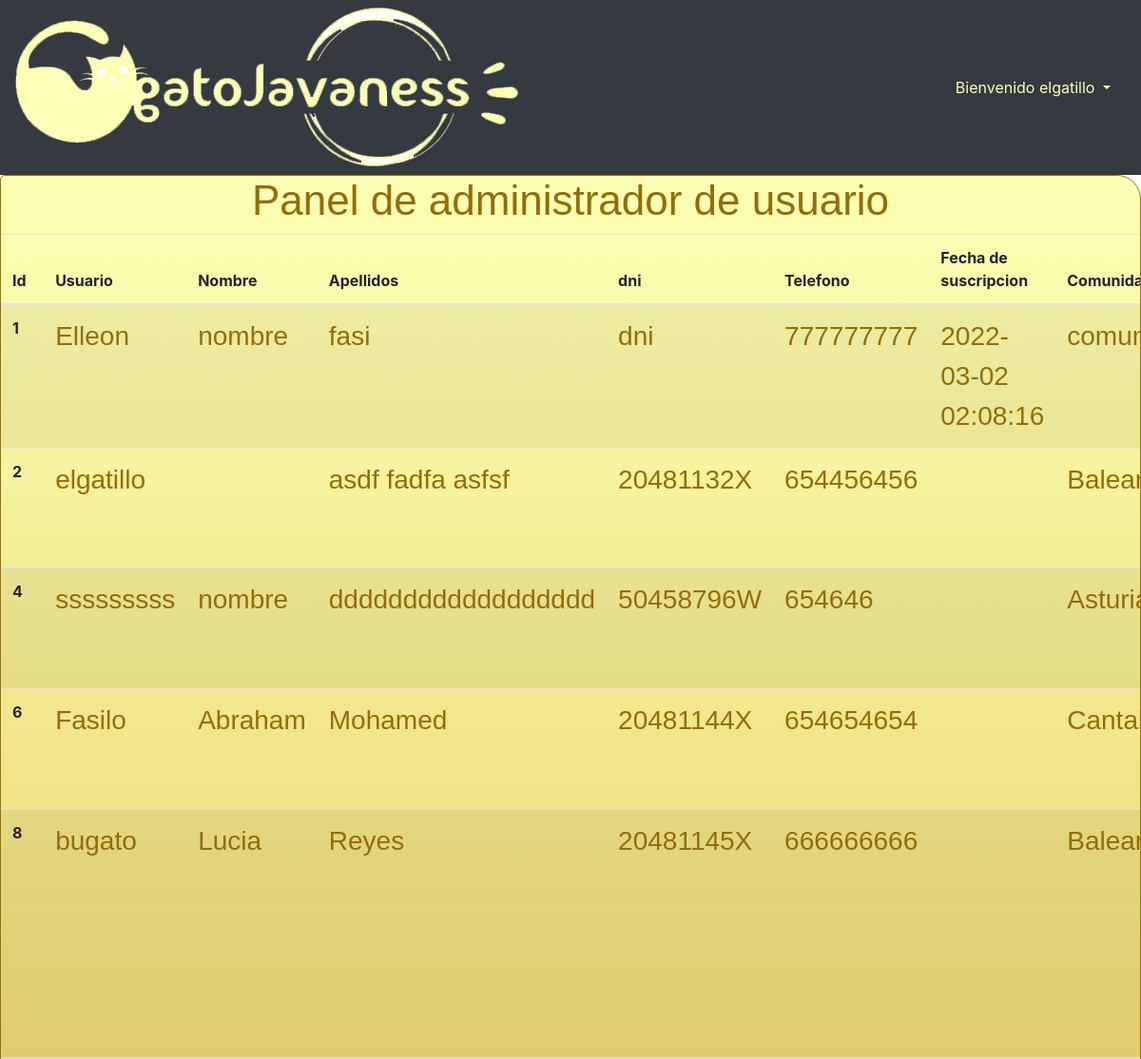
Before: /Codigo/adminUsuario.php (signed in, upper part) with the older database file.
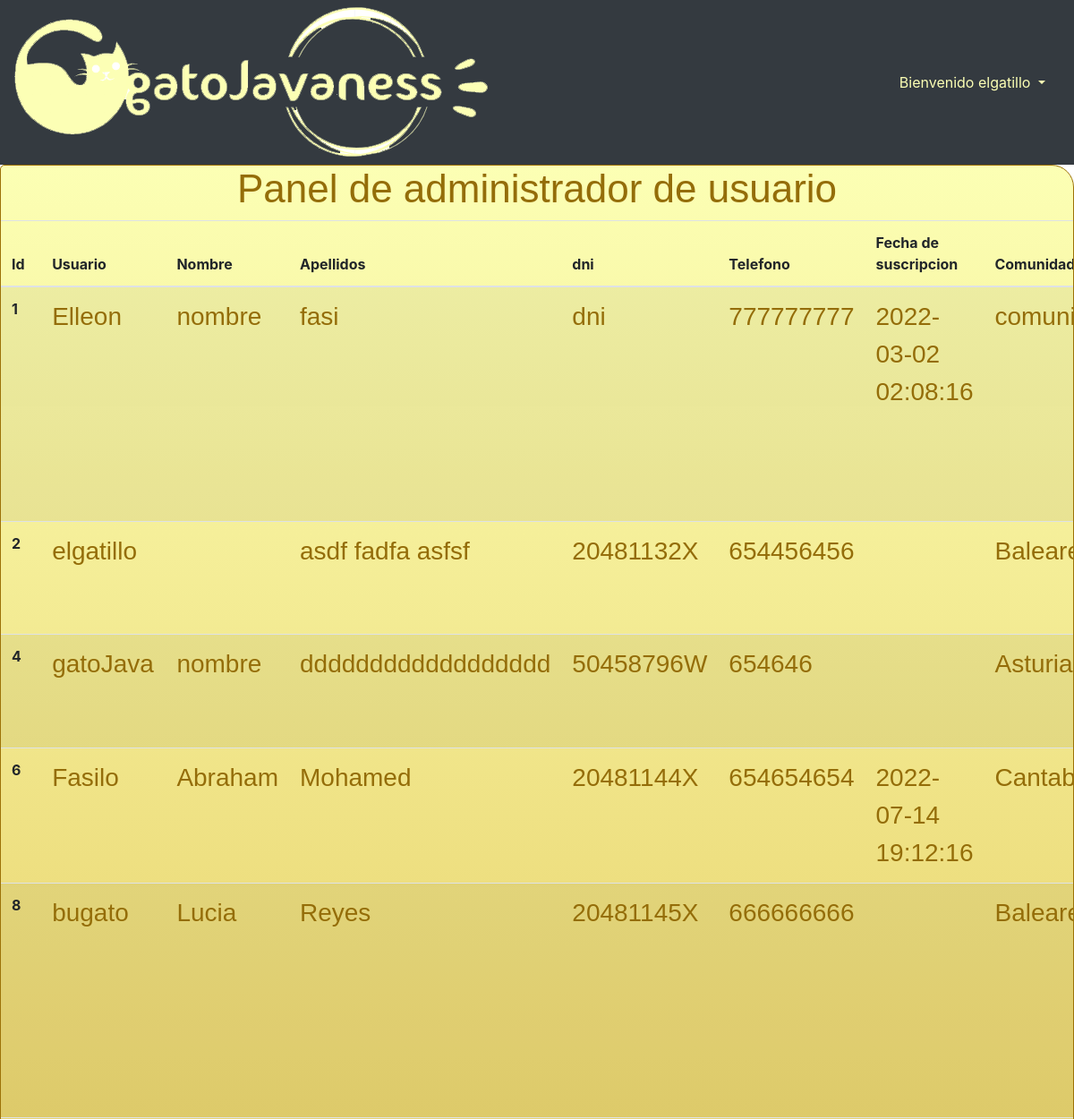
After: the same page with the newer database file.
### tables this page shows
CREATE TABLE `usuario` (
  `idUsuario` int(11) NOT NULL,
  `nombre` varchar(40) DEFAULT NULL,
  `apellidos` varchar(80) DEFAULT NULL,
  `usuario` varchar(50) DEFAULT NULL,
  `pass` varchar(40) DEFAULT NULL,
  `dni` varchar(9) NOT NULL,
  `direccion` varchar(80) DEFAULT NULL,
  `comunidad` varchar(30) DEFAULT NULL,
  `provincia` varchar(30) DEFAULT NULL,
  `cp` varchar(5) DEFAULT NULL,
  `Rol` varchar(15) DEFAULT NULL,
  `gmail` varchar(50) DEFAULT NULL,
  `telefono` varchar(9) DEFAULT NULL,
  `fechaSuscripcion` datetime DEFAULT NULL,
  `banner` datetime DEFAULT NULL,
  `perBanned` int(1) DEFAULT NULL
);

### Codigo/BD/DAOUsuario.php (called while the page is built, shortened)
<?php
function consultaUsuarios($conexion){
    $consulta = "Select * from usuario";
    $resultado = mysqli_query($conexion,$consulta);
    return $resultado;
}
?>

### Codigo/adminUsuario.php (the view, shortened to what this page needs)
<?php
require 'BD/ConectorBD.php';
require 'BD/DAOUsuario.php';
$conexion=conectar(false);
?>
<!DOCTYPE html>
<html lang="es">
<head>
    <link rel="stylesheet" href="https://cdn.jsdelivr.net/npm/bootstrap@4.6.0/dist/css/bootstrap.min.css">
    <link rel="stylesheet" href="https://use.fontawesome.com/releases/v5.8.1/css/all.css">
</head>
<body>
<?php   include 'partes/nav.php';
    ?>
<div class="container-fluid forms">
    <div class="row"><h1 class="text-center col-12">Panel de administrador de usuario</h1></div>
        <div class=row>
            <table class="table table-responsive table-striped">
                <thead>
                    <tr>
                    <th scope="col">Id</th>
                    <th scope="col">Usuario</th>
                    <th scope="col">Nombre</th>
                    <th scope="col">Apellidos</th>
                    <th scope="col">dni</th>
                    <th scope="col">Telefono</th>
                    <th scope="col">Fecha de suscripcion</th>
                    <th scope="col">Comunidad</th>
                    </tr>
                </thead>
                <tbody>
                    <?php
                        $usuarios=consultaUsuarios($conexion);
                        While($usu=mysqli_fetch_assoc($usuarios)){
                    ?>
                    <tr>
                    <th scope="row"><?php echo $usu['idUsuario']; ?></th>
                    <td><?php echo $usu['usuario']; ?></td>
                    <td><?php echo $usu['nombre']; ?></td>
                    <td><?php echo $usu['apellidos']; ?></td>
                    <td><?php echo $usu['dni']; ?></td>
                    <td><?php echo $usu['telefono']; ?></td>
                    <td><?php echo $usu['fechaSuscripcion']; ?></td>
                    <td><?php echo $usu['comunidad']; ?></td>
                    </tr>
                    <?php
                        }
                    ?>
                </tbody>
            </table>
        </div>
</div>
    <?php include 'partes/footer.php'; ?>
</body>
</html>

### Codigo/partes/nav.php (shortened to what this page needs)
<link rel="stylesheet" href="https://use.fontawesome.com/releases/v5.8.1/css/all.css">
<nav class="navbar navbar-expand-lg bg-dark navbar-dark">
    <a class="logo" href="principal.php">
      <img src="images/logogato.svg" />
    </a>
   <div class="navbar w-100 order-3">
        <ul class="navbar-nav ml-auto">
      <?php
          if(isset($_SESSION['dni'])){
            if($_SESSION['Rol']=="adminnistrador"){
              ?>
              <li class="nav-item dropdown">
                <a class="footerLink dropdown-toggle" href="" id="" role="button" data-toggle="dropdown" aria-expanded="false">
                  <?php echo  "Bienvenido ".$_SESSION['usuario']; ?>
                </a>
              </li>
              <?php
            }
          }
        ?>
      </ul>
    </div>
  </nav>

### Codigo/partes/footer.php (shortened to what this page needs)
<link rel="stylesheet" href="css/style.css">

### Codigo/css/style.css (style rules this page uses)
body { height: 100%; background: url(https://images-wixmp-ed30a86b8c4ca887773594c2.wixmp.com/f/f0c8f3a8-cb8c-4d8e-b51b-3ab481a9c2d1/d9bq65l-3f722b77-c1cb-4299-b2d5-151033eac7bd.jpg/v1/fill/w_1024,h_692,q_75,strp/2_by_tickler_kun_d9bq65l-fullview.jpg?token=eyJ0eXAiOiJKV1QiLCJhbGciOiJIUzI1NiJ9.eyJzdWIiOiJ1cm46YXBwOiIsImlzcyI6InVybjphcHA6Iiwib2JqIjpbW3siaGVpZ2h0IjoiPD02OTIiLCJwYXRoIjoiXC9mXC9mMGM4ZjNhOC1jYjhjLTRkOGUtYjUxYi0zYWI0ODFhOWMyZDFcL2Q5YnE2NWwtM2Y3MjJiNzctYzFjYi00Mjk5LWIyZDUtMTUxMDMzZWFjN2JkLmpwZyIsIndpZHRoIjoiPD0xMDI0In1dXSwiYXVkIjpbInVybjpzZXJ2aWNlOmltYWdlLm9wZXJhdGlvbnMiXX0.I8nuqVxOcTPcP__tLLSO0lUDJlHDgYqExMhz-RUNBeg) repeat-y; background-size: cover; -moz-background-size: cover; -webkit-background-size: cover; -o-background-size: cover; -webkit-animation: aitf 120s linear infinite; -webkit-transform: translate3d(0,0,0); -webkit-backface-visibility: hidden; }
p, label, input, h5, h1, h2, h3, h4, td { size: calc(0.5em + 1vw); font-size: calc(1em + 1vw); font-family: Century Gothic, sans-serif; color: #946d09; }
.footerLink { color: #fcffb4; text-decoration: none; }
ul { list-style-type: none; }
h1, h2 { font-size: calc(2em + 1vw); color: #946d09; }
.forms { background: rgba(252,255,180,1); background: -moz-linear-gradient(top, rgba(252,255,180,1) 0%, rgba(252,205,77,1) 0%, rgba(252,255,180,1) 0%, rgba(204,147,2,0.98) 100%); background: -webkit-gradient(left top, left bottom, color-stop(0%, rgba(252,255,180,1)), color-stop(0%, rgba(252,205,77,1)), color-stop(0%, rgba(252,255,180,1)), color-stop(100%, rgba(204,147,2,0.98))); background: -webkit-linear-gradient(top, rgba(252,255,180,1) 0%, rgba(252,205,77,1) 0%, rgba(252,255,180,1) 0%, rgba(204,147,2,0.98) 100%); background: -o-linear-gradient(top, rgba(252,255,180,1) 0%, rgba(252,205,77,1) 0%, rgba(252,255,180,1) 0%, rgba(204,147,2,0.98) 100%); background: -ms-linear-gradient(top, rgba(252,255,180,1) 0%, rgba(252,205,77,1) 0%, rgba(252,255,180,1) 0%, rgba(204,147,2,0.98) 100%); background: linear-gradient(to bottom, rgba(252,255,180,1) 0%, rgba(252,205,77,1) 0%, rgba(252,255,180,1) 0%, rgba(204,147,2,0.98) 100%); filter: progid:DXImageTransform.Microsoft.gradient( startColorstr='#fcffb4', endColorstr='#cc9302', GradientType=0 ); border-radius: 5px 25px 5px 25px; -moz-border-radius: 5px 25px 5px 25px; -webkit-border-radius: 5px 25px 5px 25px; border: 1px solid #9c7208; -webkit-box-shadow: 17px 25px 30px -18px rgba(0,0,0,1); -moz-box-shadow: 17px 25px 30px -18px rgba(0,0,0,1); box-shadow: 17px 25px 30px -18px rgba(0,0,0,1); }

Changed rows visible on the page:
changed usuario "dddddddddddddddddd": usuario "sssssssss" → "gatoJava"
changed usuario "Fasilo": fechaSuscripcion (not shown) → "2022-07-14 19:12:16"
